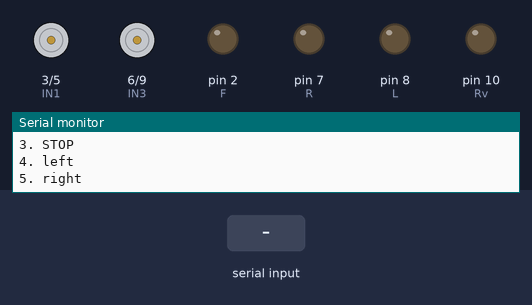
This sketch was run on a simulated Arduino Uno, built with avr-gcc and run on an emulated ATmega328P. Parts: motor-driver pin pairs drawn as motors (green arrow = first pin HIGH = forward, orange = second pin HIGH = backward, longer = more drive), output pins drawn as LEDs (lit = HIGH), the last lines printed to the serial monitor. The inputs (shaded band) are chosen by the test bench.

Above: at 1.2 s.
1.3 s: "6" received over Serial
At 3.4 s:
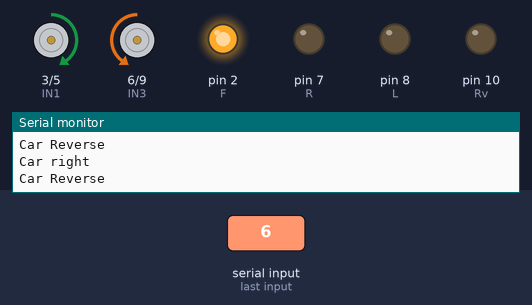
4.2 s: "2" received over Serial
At 5.9 s:
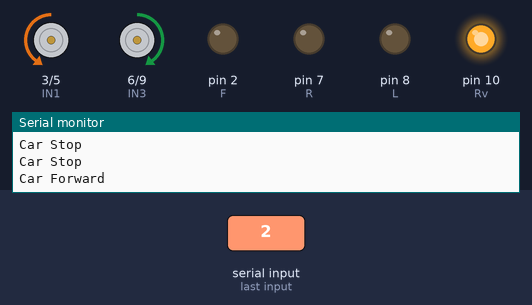
6.2 s: "5" received over Serial
At 8.5 s:
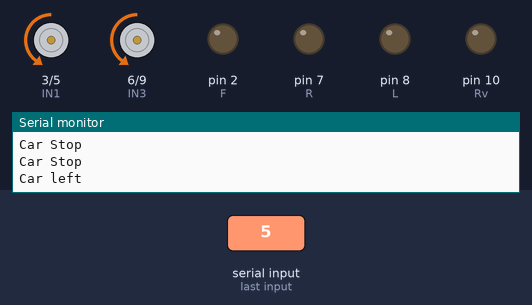
9.2 s: "3" received over Serial
At 9.5 s:
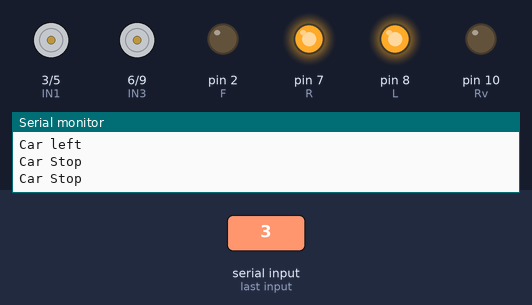
Timing chart, 0 to 16.2 s (numbered marks = the images above; inputs shaded):
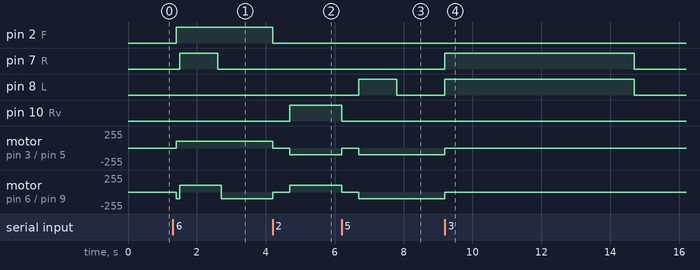

Measured:
- after the input at 1.3 s, pin 2 (F): LOW → HIGH after 0.10 s; pin 7 (R): LOW → HIGH after 0.20 s, → LOW 1.1 s later; motor on pin 3 (IN1) / pin 5 (IN2): stopped → forward 100/255 after 0.10 s; motor on pin 6 (IN3) / pin 9 (IN4): stopped → backward 100/255 after 0.10 s, → forward 100/255 0.10 s later, → backward 100/255 1.2 s later
- after the input at 4.2 s, pin 2 (F): HIGH → LOW at once; pin 10 (Rv): LOW → HIGH after 0.50 s; motor on pin 3 (IN1) / pin 5 (IN2): forward 100/255 → stopped at once, → backward 100/255 0.50 s later; motor on pin 6 (IN3) / pin 9 (IN4): backward 100/255 → stopped at once, → forward 100/255 0.50 s later
- after the input at 6.2 s, pin 8 (L): LOW → HIGH after 0.50 s, → LOW 1.1 s later; pin 10 (Rv): HIGH → LOW at once; motor on pin 3 (IN1) / pin 5 (IN2): backward 100/255 → stopped at once, → backward 100/255 0.50 s later; motor on pin 6 (IN3) / pin 9 (IN4): forward 100/255 → stopped at once, → backward 100/255 0.50 s later
- after the input at 9.2 s, pin 7 (R), pin 8 (L): LOW → HIGH at once, → LOW 5.5 s later; motor on pin 3 (IN1) / pin 5 (IN2), motor on pin 6 (IN3) / pin 9 (IN4): backward 100/255 → stopped at once

The sketch:

dc_motor.ino
```cpp
int IN1 = 3;
int IN2 = 5;
int IN3 = 6;
int IN4 = 9;
int Rv = 10;
int F = 2;
int R =7;
int L =8;
char user_input;
int s =1;
void setup()
{
  pinMode(IN1, OUTPUT);
  pinMode(IN2, OUTPUT);
  pinMode(IN3, OUTPUT);
  pinMode(IN4, OUTPUT);
  pinMode(Rv, OUTPUT);
  pinMode(F, OUTPUT);
  pinMode(R, OUTPUT);
  pinMode(L, OUTPUT);

  Serial.begin(9600);
  Serial.println("Enter number for control option:");
  Serial.println("1. FORWARD");
  Serial.println("2. REVERSE");
  Serial.println("3. STOP");
  Serial.println("4. left");
  Serial.println("5. right");
}

void loop()
{
  while(Serial.available())
  {
    user_input = Serial.read();
    Stop();
    if (user_input =='1')
    {
      Stop();
      delay(500);
       Forward();
       digitalWrite(R, LOW);
      digitalWrite(L, LOW);
    }
    else if(user_input =='2')
    {
      Stop();
      delay(500);
      Reverse();
      digitalWrite(R, LOW);
      digitalWrite(L, LOW);
    }
    else if(user_input =='3')
    {
      Stop();

      for(int s=0;s<=10;s++)
    {
    digitalWrite(R, HIGH);
    digitalWrite(L, HIGH);
    delay(500);
    digitalWrite(R, LOW);
    digitalWrite(L, LOW);
    }
    }
    else if(user_input =='4')
    {
      Stop();
      delay(500);
      right();
      digitalWrite(R, LOW);
      digitalWrite(L, LOW);

    }
    else if(user_input =='5')
    {
      Stop();
      delay(500);
      left();
      digitalWrite(R, LOW);
      digitalWrite(L, LOW);

    }
else if(user_input =='6')
    {
      Stop();
      delay(100);
      Forward();
      delay(100);
      digitalWrite(R, LOW);
      digitalWrite(L, LOW);
       right();
      delay(100);
      digitalWrite(R, LOW);
      digitalWrite(L, LOW);
      Forward();
      delay(100);
      digitalWrite(R, LOW);
      digitalWrite(L, LOW);

    }

  }
}


void Reverse()
{
  digitalWrite(Rv, HIGH);
  analogWrite(IN1, 0);
  analogWrite(IN2, 100);
  analogWrite(IN3, 100);
  analogWrite(IN4, 0);

  Serial.print("Car Forward");
  Serial.println();
}

void Forward()
{
  digitalWrite(F, HIGH);
  analogWrite(IN1, 100);
  analogWrite(IN2, 0);
  analogWrite(IN3, 0);
  analogWrite(IN4, 100);
  Serial.print("Car Reverse");
  Serial.println();
}

void Stop()
{
    analogWrite(IN1, 0);
    analogWrite(IN2, 0);
    analogWrite(IN3, 0);
    analogWrite(IN4, 0);
    digitalWrite(F, LOW);
    digitalWrite(Rv, LOW);
    Serial.print("Car Stop");
    Serial.println();

}
void sStop()
{
  for(int s=0;s<=10;s++)
    {
    digitalWrite(R, HIGH);
    digitalWrite(L, HIGH);
    delay(200);
    digitalWrite(R, LOW);
    digitalWrite(L, LOW);
    }
}
void right()
{
  analogWrite(IN1, 100);
  analogWrite(IN2, 0);
  analogWrite(IN3, 100);
  analogWrite(IN4, 0);
  Serial.print("Car right");
  Serial.println();
  for(int s=0;s<=10;s++)
    {
  digitalWrite(R, HIGH);
  delay(100);
  digitalWrite(R, LOW);
    }
}
void left()
{
  analogWrite(IN1, 0);
  analogWrite(IN2, 100);
  analogWrite(IN3, 0);
  analogWrite(IN4, 100);
  Serial.print("Car left");
  Serial.println();
  for(int s=0;s<=10;s++)
    {
  digitalWrite(L, HIGH);
  delay(100);
  digitalWrite(L, LOW);

}}
```
